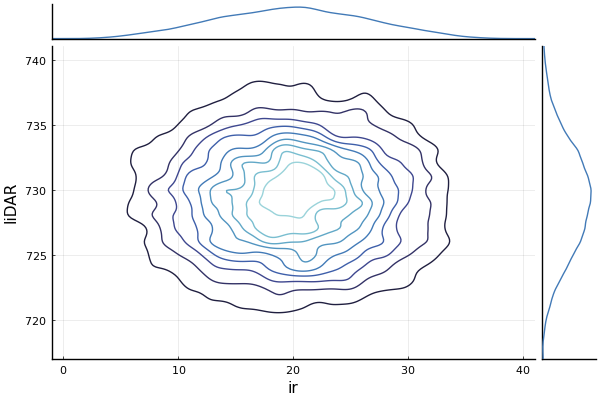

Write the Julia code that produced this figure.
# plot kernek density estimation

module MarginalKde700
    using DataFrames, CSV, StatsPlots
    pyplot()

    function main(is_test=false)
        # input
        data_path = joinpath(split(@__FILE__, "src")[1], "data/sensor_data_700.txt")
        df_org = CSV.read(data_path, DataFrame, 
                      header=["date", "time", "ir", "lidar"],
                      delim=' ')
        
        # extract between 12 and 16 o'clock
        df_ext = df_org[(df_org.time.>=120000).&(df_org.time.<160000),:]

        # plot marginal kde
        marginalkde(df_ext.ir, df_ext.lidar, c=:ice, 
                    xlabel="ir", ylabel="liDAR")

        if is_test == false
            save_path = joinpath(split(@__FILE__, "src")[1], "src/prob_stats/multi_dim_gauss_dist/marginal_kde/marginal_kde_700.png")
            savefig(save_path)
        end
    end
end